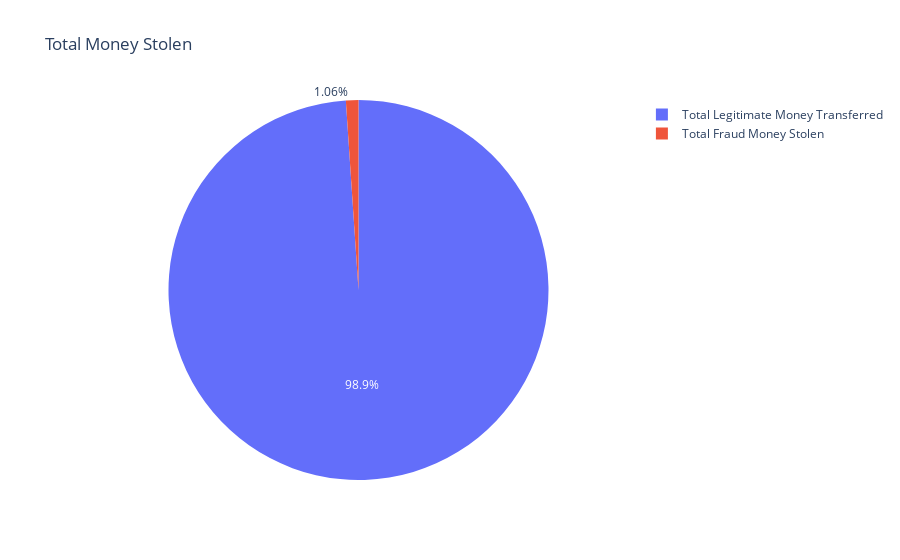

Notebook code cell kept with this figure:
### Markdown cell above
As we can see from this chart, the total money stolen is a even split between transfer and cash out, not one type of transaction takes the lead among money made.

### Code cell
total_fraud_money = total_transfer_money_stolen + total_cashout_money_stolen

px.pie(values=[total_fraud_money, total_not_fraud_money_transferred], names=['Total Fraud Money Stolen', 'Total Legitimate Money Transferred'], title='Total Money Stolen')

### Figure 1 — Plotly figure (JSON) as saved in the notebook; plotly's stock layout.template omitted (floating-point values rounded to 4 significant figures)
{"data": [{"domain": {"x": [0, 1], "y": [0, 1]}, "hovertemplate": "label=%{label}<br>value=%{value}<extra></extra>", "labels": ["Total Fraud Money Stolen", "Total Legitimate Money Transferred"], "legendgroup": "", "name": "", "showlegend": true, "type": "pie", "values": [12100000000.0, 1129000000000.0]}], "layout": {"legend": {"tracegroupgap": 0}, "title": {"text": "Total Money Stolen"}}}
